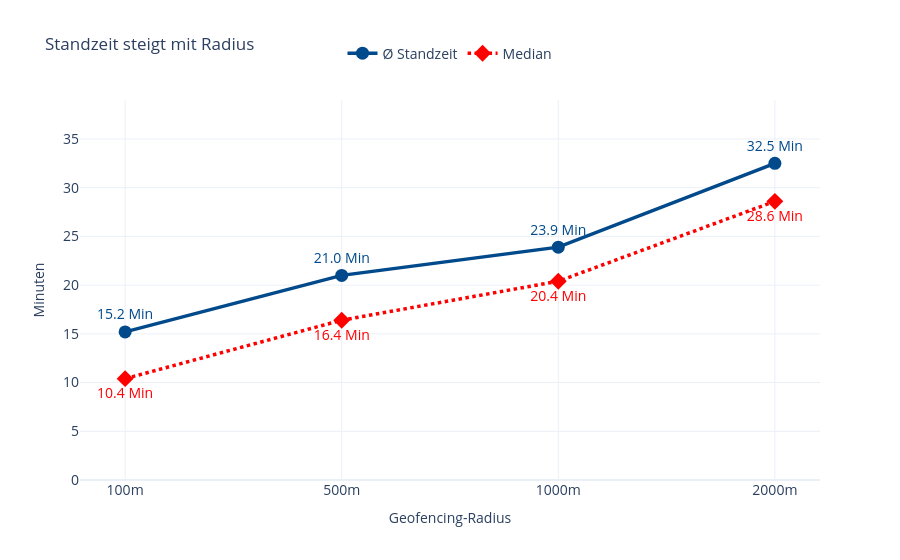

The notebook cell this image was saved under:
### Code cell
import plotly.graph_objects as go

fig = go.Figure()

fig.add_trace(go.Scatter(
    x=labels, y=sens_df["Avg"],
    mode="lines+markers+text", name="Ø Standzeit",
    line=dict(color="#00498b", width=3.5),
    marker=dict(size=13),
    text=[f"{v} Min" for v in sens_df["Avg"]],
    textposition="top center",
    textfont=dict(size=14, color="#00498b")
))

fig.add_trace(go.Scatter(
    x=labels, y=sens_df["Median"],
    mode="lines+markers+text", name="Median",
    line=dict(color="#ff0000", width=3.5, dash="dot"),
    marker=dict(size=13, symbol="diamond"),
    text=[f"{v} Min" for v in sens_df["Median"]],
    textposition="bottom center",
    textfont=dict(size=14, color="#ff0000")
))

fig.update_layout(
    title={"text": "Standzeit steigt mit Radius<br>"
           "<span style='font-size:17px;font-weight:normal'>"},
    legend=dict(orientation="h", yanchor="bottom", y=1.08, xanchor="center", x=0.5,
                font=dict(size=14)),
    yaxis=dict(range=[0, 39])
)
fig.update_xaxes(title_text="Geofencing-Radius", tickfont=dict(size=14))
fig.update_yaxes(title_text="Minuten", tickfont=dict(size=14))

fig.show()

### Figure 1 — Plotly figure (JSON) as saved in the notebook; plotly's stock layout.template omitted (floating-point values rounded to 4 significant figures)
{"data": [{"line": {"color": "#00498b", "width": 3.5}, "marker": {"size": 13}, "mode": "lines+markers+text", "name": "Ø Standzeit", "text": ["15.2 Min", "21.0 Min", "23.9 Min", "32.5 Min"], "textfont": {"color": "#00498b", "size": 14}, "textposition": "top center", "type": "scatter", "x": ["100m", "500m", "1000m", "2000m"], "y": [15.2, 21.0, 23.9, 32.5]}, {"line": {"color": "#ff0000", "dash": "dot", "width": 3.5}, "marker": {"size": 13, "symbol": "diamond"}, "mode": "lines+markers+text", "name": "Median", "text": ["10.4 Min", "16.4 Min", "20.4 Min", "28.6 Min"], "textfont": {"color": "#ff0000", "size": 14}, "textposition": "bottom center", "type": "scatter", "x": ["100m", "500m", "1000m", "2000m"], "y": [10.4, 16.4, 20.4, 28.6]}], "layout": {"legend": {"font": {"size": 14}, "orientation": "h", "x": 0.5, "xanchor": "center", "y": 1.08, "yanchor": "bottom"}, "title": {"text": "Standzeit steigt mit Radius<br><span style='font-size:17px;font-weight:normal'>"}, "xaxis": {"tickfont": {"size": 14}, "title": {"text": "Geofencing-Radius"}}, "yaxis": {"range": [0, 39], "tickfont": {"size": 14}, "title": {"text": "Minuten"}}}}
